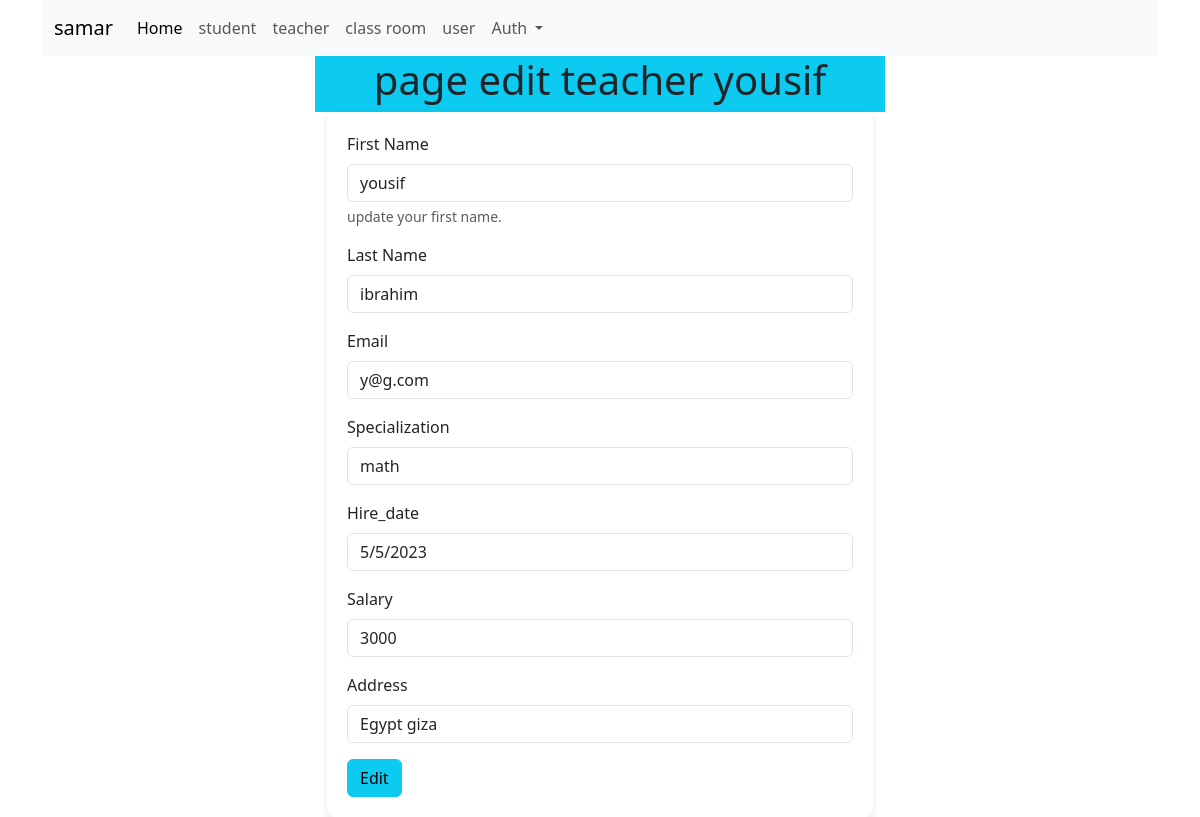
The page /teacher/edit.php?id=1 (signed in) on the database its author committed.
### tables this page shows
CREATE TABLE `teacher` (
  `id` int(11) NOT NULL,
  `first_name` varchar(250) NOT NULL,
  `last_name` varchar(250) NOT NULL,
  `email` varchar(250) NOT NULL,
  `specialization` varchar(250) NOT NULL,
  `hire_date` varchar(250) NOT NULL,
  `salary` int(11) NOT NULL,
  `address` varchar(250) NOT NULL,
  `user_id` int(11) NOT NULL
);

### Connect.php (called while the page is built, shortened)
<?php
class Connect
{
    private $conn;
    public function __construct()
    {
        $this->conn = mysqli_connect(self::host_name, self::user_name, self::password, self::db, self::port);
    }
    public function selectOne($tableNmae, $id): array
    {
        $s = "select * from $tableNmae where id = $id  limit 1";
        $row = $this->conn->query($s);
        if ($row->num_rows > 0) {
            $data = $row->fetch_assoc();
            return $data;
        }
        return [];
    }
}

### teacher/edit.php (the view, shortened to what this page needs)
<?php
include_once "../Connect.php";
$conct = new Connect();
$teacher = $conct->selectOne('teacher', $_GET['id']);
include_once "../header.php";
?>
        <div class="row justify-content-center">
            <div class="col-6 bg-info">
                <h1 style="text-align: center;">page edit teacher <?php print  $teacher['first_name'] ?></h1>
            </div>
        </div>
        <div class="row justify-content-center">
            <div class="col-6">
                <form method="POST"style="border-radius: 8px;padding: 20px;box-shadow: 0 3px 8px rgba(0,0,0,0.1);">
                    <div class="mb-3">
                        <label class="form-label">First Name</label>
                        <input type="text" value="<?php print $teacher['first_name'] ?>" name='first_name' class="form-control">
                        <div class="form-text">update your first name.</div>
                    </div>
                    <div class="mb-3">
                        <label class="form-label">Last Name</label>
                        <input type="text" value="<?php print $teacher['last_name'] ?>" class="form-control" name='last_name'>
                    </div>
                    <div class="mb-3">
                        <label class="form-label">Email</label>
                        <input type="email" value="<?php print $teacher['email'] ?>" name='email' class="form-control">
                    </div>
                    <div class="mb-3">
                        <label class="form-label">Specialization</label>
                        <input type="text" value="<?php print $teacher['specialization'] ?>" name='specialization' class="form-control">
                    </div>
                    <div class="mb-3">
                        <label class="form-label">Hire_date</label>
                        <input type="text" value="<?php print $teacher['hire_date'] ?>" name='hire_date' class="form-control">
                    </div>
                    <div class="mb-3">
                        <label class="form-label">Salary</label>
                        <input type="number" value="<?php print $teacher['salary'] ?>" name='salary' class="form-control">
                    </div>
                    <div class="mb-3">
                        <label class="form-label">Address</label>
                        <input type="text" value="<?php print $teacher['address'] ?>" name='address' class="form-control">
                    </div>
                    <button type="submit" class="btn btn-info">Edit</button>
                </form>
            </div>
        </div>
    <?php
    include_once "../footer.php";

### rows shown on the page
teacher: first_name "yousif", last_name "ibrahim", email "y@g.com", specialization "math", hire_date "5/5/2023", salary "3000", address "Egypt giza"

### other values the page prints
$_SESSION['userName'] "samar"
